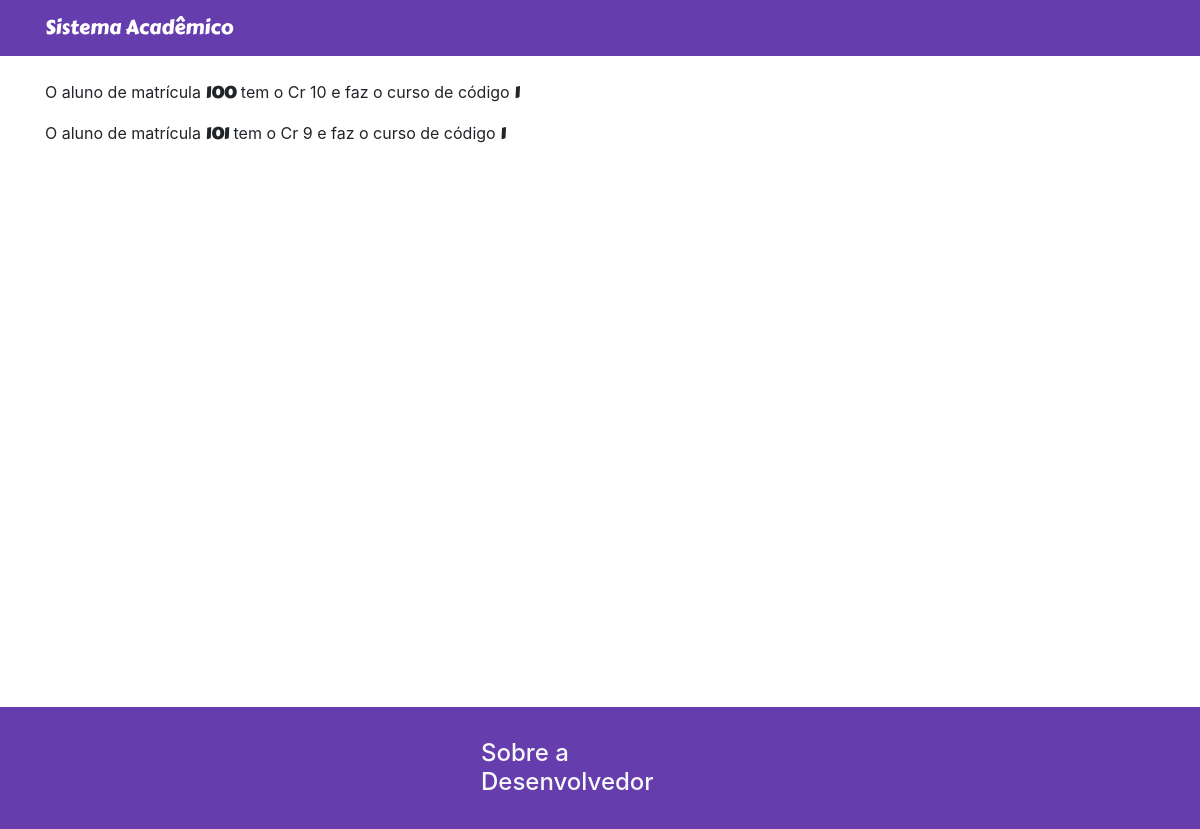
The page /aluno/ on the database as committed earlier.
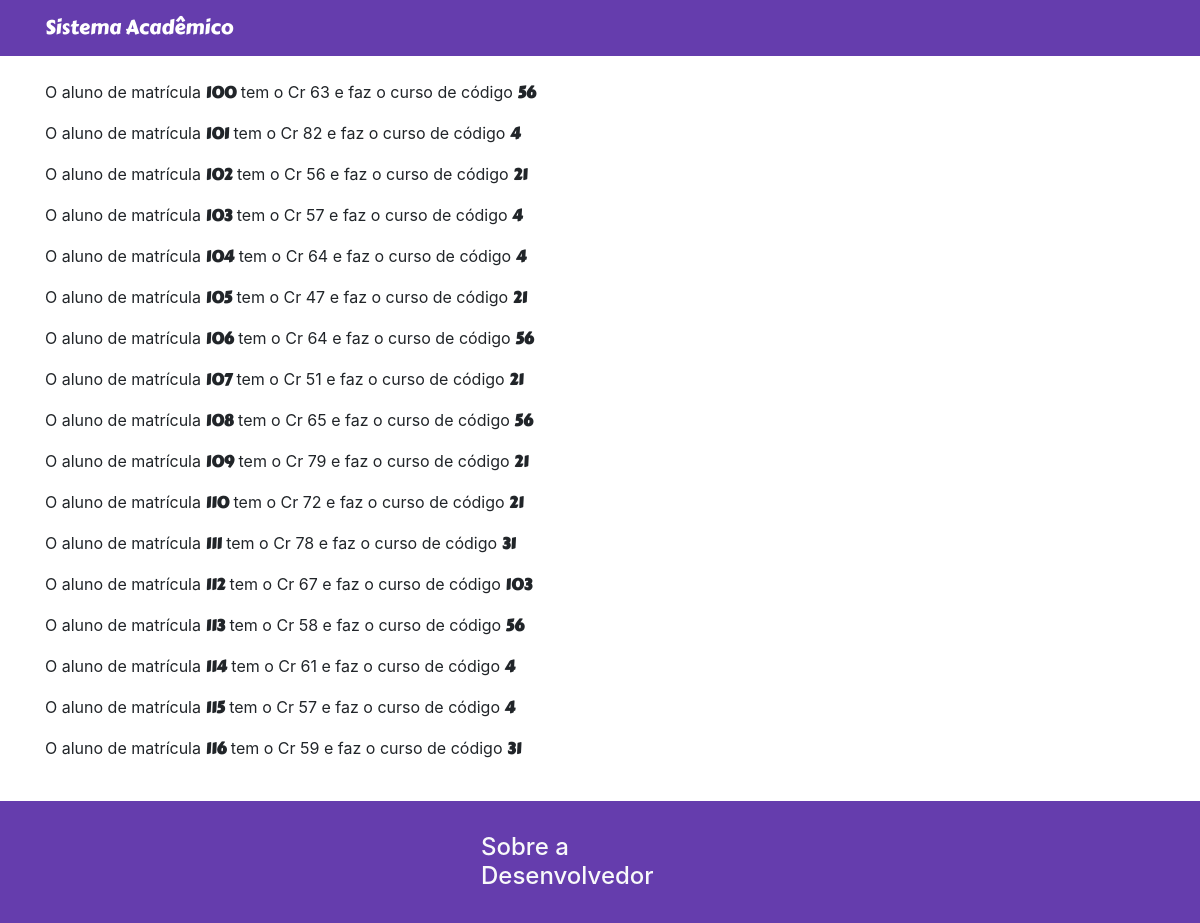
The same page on the database as committed later.
### aluno/models.py (models this page shows)
class Aluno(models.Model):
    matricula = models.CharField(max_length=8, db_index=True, unique=True, primary_key=True)
    curso = models.CharField(max_length=5)
    disciplinas = models.ManyToManyField(Disciplina, through='DisciplinaCursada')
    class Meta:
        db_table = 'aluno'
    def __str__(self):
        return self.matricula

### aluno/views.py (the view)
# urls.py: path('', views.listaAluno, name="listaAluno"),
def listaAluno(request):
    alunos = DisciplinaCursada.objects.select_related('aluno','disciplina').values('aluno').annotate(notaCarga=Sum(F('nota')*F('disciplina__cargaHoraria')), cargaHoraria= Sum(F('disciplina__cargaHoraria')))
    alunos = alunos.values('aluno').annotate(cr=F('notaCarga') / F('cargaHoraria'))
    for aluno in alunos:
        aluno['aluno'] = get_object_or_404(Aluno, matricula = aluno['aluno'] )
        aluno['aluno'] = aluno.pop('aluno', None)
    print(alunos)
    return render(request, 'aluno/index.html', {'alunos':alunos})

### aluno/contextProcessors.py (called while the page is built)
def tabelaVazia(request):
    numLinhas = Aluno.objects.all().count()
    return {
        'nAlunos': numLinhas
    }

### disciplina/contextProcessors.py (called while the page is built)
def tabelaVazia(request):
    numLinhas = Disciplina.objects.all().count()
    return {
        'nDisciplinas': numLinhas
    }

### aluno/templates/aluno/index.html (shortened to what this page needs)
{% extends 'base.html' %}
{% load static %}
{% block corpo %}
<div class="container py-4 fillView">
    {% for row in alunos %}
        <p>O aluno de matrícula <strong class="carterOne">{{row.aluno.matricula}}</strong> tem o Cr {{row.cr}} e faz o curso de código <strong class="carterOne">{{row.aluno.curso}}</strong></p>
    {% endfor %}
</div>
{% endblock %}

### templates/base.html (shortened to what this page needs)
{% load static %}
<!doctype html>
<html lang="en">
<head>
	<link rel="stylesheet" href="{% static 'css/bootstrap.css'%}">
	<link rel="stylesheet" href="{% static 'css/all.css'%}">
	<link rel="stylesheet" href="{% static 'css/styles.css'%}?version={%now "U"%}">
</head>
<body>
	<nav class="navbar sticky-top navbar-dark bg-primary navbar-expand-lg">
		<div class="container carterOne">
			<a class="navbar-brand mr-3 carterOne" href="/">Sistema Acadêmico</a>
		</div>
	</nav>
        {% block corpo %}
        {% endblock %}
	<div class="w-100 bg-primary">
		<div class="w-85 row justify-content-around mx-auto py-4">
			<div class="col-md-3">
                <h4 class="m-0">
                    <a class="nav-link text-light" href="#">Sobre a Desenvolvedor</a>
                </h4>
			</div>
		</div>
	</div>
</body>
</html>

### static/css/styles.css (style rules this page uses)
.carterOne { font-family: CarterOne; }
.fillView { min-height: calc(100vh - 92.8px - 56px); }

Rows that differ between the two databases and show on the page:
changed Aluno id 100: cr "10" → "63"; aluno.curso "1" → "56"
changed Aluno id 101: cr "9" → "82"; aluno.curso "1" → "4"
added Aluno: aluno.matricula "102", cr "56", aluno.curso "21"
added Aluno: aluno.matricula "103", cr "57", aluno.curso "4"
added Aluno: aluno.matricula "104", cr "64", aluno.curso "4"
added Aluno: aluno.matricula "105", cr "47", aluno.curso "21"
added Aluno: aluno.matricula "106", cr "64", aluno.curso "56"
added Aluno: aluno.matricula "107", cr "51", aluno.curso "21"
added Aluno: aluno.matricula "108", cr "65", aluno.curso "56"
added Aluno: aluno.matricula "109", cr "79", aluno.curso "21"
added Aluno: aluno.matricula "110", cr "72", aluno.curso "21"
added Aluno: aluno.matricula "111", cr "78", aluno.curso "31"
added Aluno: aluno.matricula "112", cr "67", aluno.curso "103"
added Aluno: aluno.matricula "113", cr "58", aluno.curso "56"
added Aluno: aluno.matricula "114", cr "61", aluno.curso "4"
added Aluno: aluno.matricula "115", cr "57", aluno.curso "4"
added Aluno: aluno.matricula "116", cr "59", aluno.curso "31"
